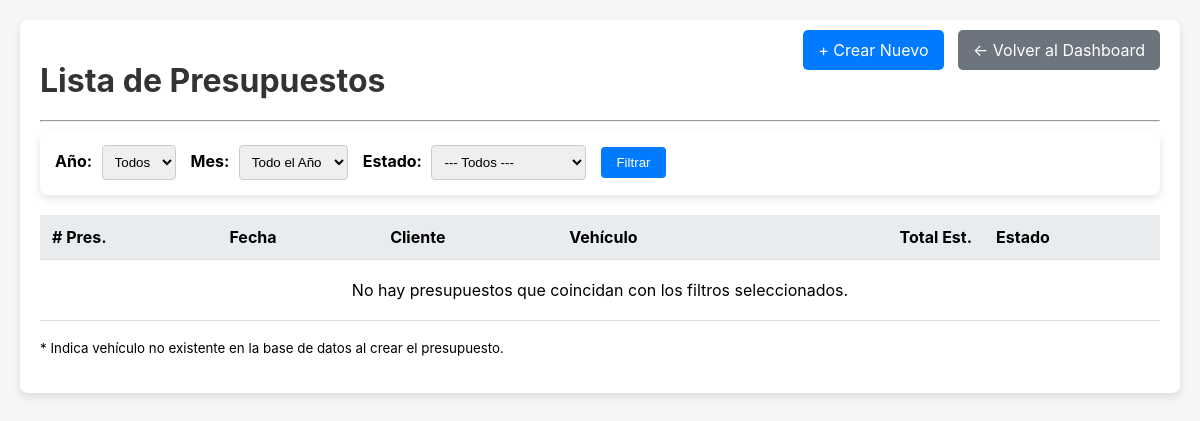
Before: /presupuestos/ (signed in) with the older database file.
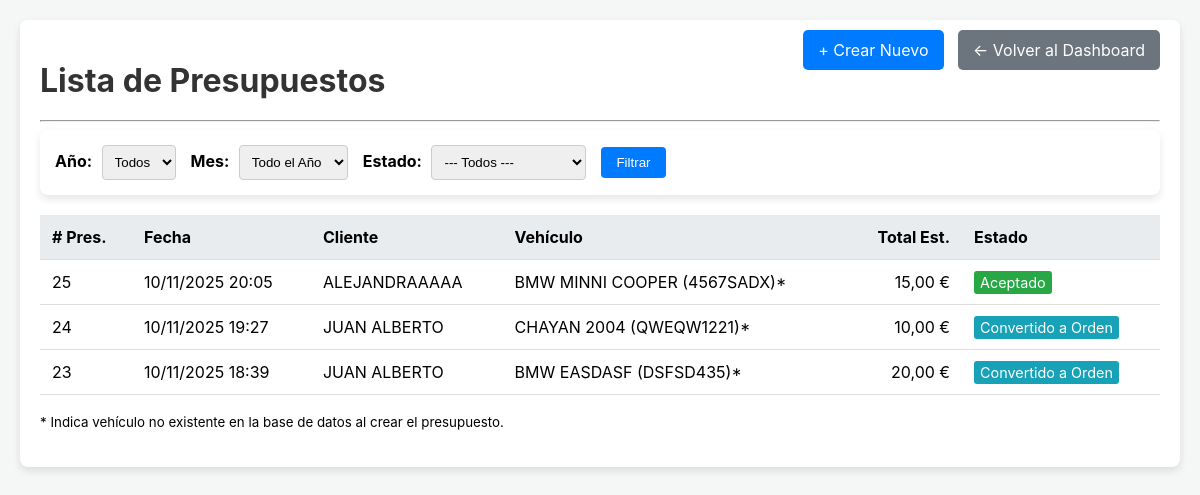
After: the same page with the newer database file.
### taller/models.py (models this page shows, shortened)
class Presupuesto(models.Model):
    cliente = models.ForeignKey(Cliente, on_delete=models.CASCADE, help_text="Cliente al que se dirige el presupuesto.")
    vehiculo = models.ForeignKey(Vehiculo, on_delete=models.SET_NULL, null=True, blank=True, help_text="Vehículo asociado (opcional, si ya existe).")
    matricula_nueva = models.CharField(max_length=20, blank=True, null=True, help_text="Matrícula si es un vehículo nuevo.")
    marca_nueva = models.CharField(max_length=50, blank=True, null=True, help_text="Marca si es un vehículo nuevo.")
    modelo_nuevo = models.CharField(max_length=50, blank=True, null=True, help_text="Modelo si es un vehículo nuevo.")
    fecha_creacion = models.DateTimeField(default=timezone.now, editable=False)
    problema_o_trabajo = models.TextField(help_text="Descripción del problema o trabajo a presupuestar.")
    ESTADO_CHOICES = [
        ('Pendiente', 'Pendiente'),
        ('Aceptado', 'Aceptado'),
        ('Rechazado', 'Rechazado'),
        ('Convertido', 'Convertido a Orden'),
    ]
    estado = models.CharField(max_length=20, choices=ESTADO_CHOICES, default='Pendiente')
    total_estimado = models.DecimalField(max_digits=10, decimal_places=2, default=0.00, help_text="Cálculo total del presupuesto.")

class Cliente(models.Model):
    nombre = models.CharField(max_length=100)
    telefono = models.CharField(max_length=20, unique=True)
    TIPO_DOCUMENTO_CHOICES = [
        ('DNI', 'DNI'),
        ('NIE', 'NIE'),
        ('NIF', 'NIF (Empresas)'),
    ]
    tipo_documento = models.CharField(max_length=10, choices=TIPO_DOCUMENTO_CHOICES, default='DNI', null=True, blank=True)
    documento_fiscal = models.CharField(max_length=20, null=True, blank=True, help_text="Número de DNI, NIE o NIF")
    direccion_fiscal = models.CharField(max_length=255, null=True, blank=True, help_text="Calle, Número, Piso, Puerta")
    codigo_postal_fiscal = models.CharField(max_length=10, null=True, blank=True)
    ciudad_fiscal = models.CharField(max_length=100, null=True, blank=True)
    provincia_fiscal = models.CharField(max_length=100, null=True, blank=True)

### taller/views.py (the view)
# urls.py: path('presupuestos/', views.lista_presupuestos, name='lista_presupuestos'),
@login_required
def lista_presupuestos(request):
    estado_filtro = request.GET.get('estado'); ano_seleccionado = request.GET.get('ano'); mes_seleccionado = request.GET.get('mes')
    presupuestos_qs = Presupuesto.objects.select_related('cliente', 'vehiculo').order_by('-fecha_creacion')
    if estado_filtro and estado_filtro in [choice[0] for choice in Presupuesto.ESTADO_CHOICES]:
        presupuestos_qs = presupuestos_qs.filter(estado=estado_filtro)
    if ano_seleccionado:
        try: ano_int = int(ano_seleccionado); presupuestos_qs = presupuestos_qs.filter(fecha_creacion__year=ano_int)
        except (ValueError, TypeError): ano_seleccionado = None
    if mes_seleccionado:
         try:
            mes_int = int(mes_seleccionado)
            if 1 <= mes_int <= 12: presupuestos_qs = presupuestos_qs.filter(fecha_creacion__month=mes_int)
            else: mes_seleccionado = None
         except (ValueError, TypeError): mes_seleccionado = None
    anos_y_meses_data = get_anos_y_meses_con_datos(); anos_disponibles = sorted(anos_y_meses_data.keys(), reverse=True)
    ano_sel_int = int(ano_seleccionado) if ano_seleccionado else None; mes_sel_int = int(mes_seleccionado) if mes_seleccionado else None
    context = {
        'presupuestos': presupuestos_qs, 'estado_actual': estado_filtro, 'estados_posibles': Presupuesto.ESTADO_CHOICES,
        'anos_y_meses': anos_y_meses_data, 'anos_disponibles': anos_disponibles, 'ano_seleccionado': ano_sel_int,
        'mes_seleccionado': mes_sel_int, 'meses_del_ano': range(1, 13)
    }
    return render(request, 'taller/lista_presupuestos.html', context)

### taller/templates/taller/lista_presupuestos.html (shortened to what this page needs)
<!DOCTYPE html>
{% load static %}
<html lang="es">
<head>
    <link rel="stylesheet" href="{% static 'taller/css/main.css' %}">
    <link rel="stylesheet" href="{% static 'taller/css/responsive.css' %}">
</head>
<body>
    <div class="container">
        <div class="header">
            <h1>Lista de Presupuestos</h1>
            <div>
                 <a href="{% url 'crear_presupuesto' %}" class="btn-new" style="margin-right: 10px;">+ Crear Nuevo</a>
                 <a href="{% url 'home' %}" class="back-btn">← Volver al Dashboard</a>
            </div>
        </div>
        <hr>
        <div class="filters">
            <form method="get" action="{% url 'lista_presupuestos' %}" style="display: flex; gap: 15px; align-items: center; flex-wrap: wrap;">
                <div>
                    <label for="ano">Año:</label>
                    <select name="ano" id="ano">
                        <option value="">Todos</option>
                    </select>
                </div>
                <div>
                    <label for="mes">Mes:</label>
                    <select name="mes" id="mes">
                        <option value="">Todo el Año</option>
                    </select>
                </div>
                <div>
                    <label for="estado_filtro">Estado:</label>
                    <select name="estado" id="estado_filtro">
                        <option value="">--- Todos ---</option>
                    </select>
                </div>
                <button type="submit">Filtrar</button>
            </form>
        </div>
        <table class="budget-table">
            <thead>
                <tr>
                    <th># Pres.</th>
                    <th>Fecha</th>
                    <th>Cliente</th>
                    <th>Vehículo</th>
                    <th style="text-align: right;">Total Est.</th>
                    <th>Estado</th>
                </tr>
            </thead>
            <tbody>
                {% for p in presupuestos %}
                    <tr data-url="{% url 'detalle_presupuesto' p.id %}">
                        <td>{{ p.id }}</td>
                        <td>{{ p.fecha_creacion|date:"d/m/Y H:i" }}</td>
                        <td>{{ p.cliente.nombre }}</td>
                        <td>
                            {% if p.vehiculo %}
                                {{ p.vehiculo }}
                            {% elif p.matricula_nueva %}
                                {{ p.marca_nueva }} {{ p.modelo_nuevo }} ({{ p.matricula_nueva }})*
                            {% else %}
                                N/A
                            {% endif %}
                        </td>
                        <td style="text-align: right;">{{ p.total_estimado|floatformat:2 }} €</td>
                        <td>
                            <span class="estado-{{ p.estado|lower }}">{{ p.get_estado_display }}</span>
                        </td>
                    </tr>
                {% empty %}
                    <tr>
                        <td colspan="6" style="text-align: center; padding: 20px;">
                            No hay presupuestos que coincidan con los filtros seleccionados.
                        </td>
                    </tr>
                {% endfor %}
            </tbody>
        </table>
        <p><small>* Indica vehículo no existente en la base de datos al crear el presupuesto.</small></p>
    </div>
</body>
</html>

Changed rows visible on the page:
added Presupuesto: id "25", fecha_creacion "10/11/2025 20:05", cliente.nombre "ALEJANDRAAAAA", marca_nueva "BMW", modelo_nuevo "MINNI COOPER", matricula_nueva "4567SADX", total_estimado "15,00", estado "Aceptado"
added Presupuesto: id "24", fecha_creacion "10/11/2025 19:27", cliente.nombre "JUAN ALBERTO", marca_nueva "CHAYAN", modelo_nuevo "2004", matricula_nueva "QWEQW1221", total_estimado "10,00", estado "Convertido a Orden"
added Presupuesto: id "23", fecha_creacion "10/11/2025 18:39", cliente.nombre "JUAN ALBERTO", marca_nueva "BMW", modelo_nuevo "EASDASF", matricula_nueva "DSFSD435", total_estimado "20,00", estado "Convertido a Orden"
Other visible differences:
text no longer shown: "No hay presupuestos que coincidan con los filtros seleccionados."
